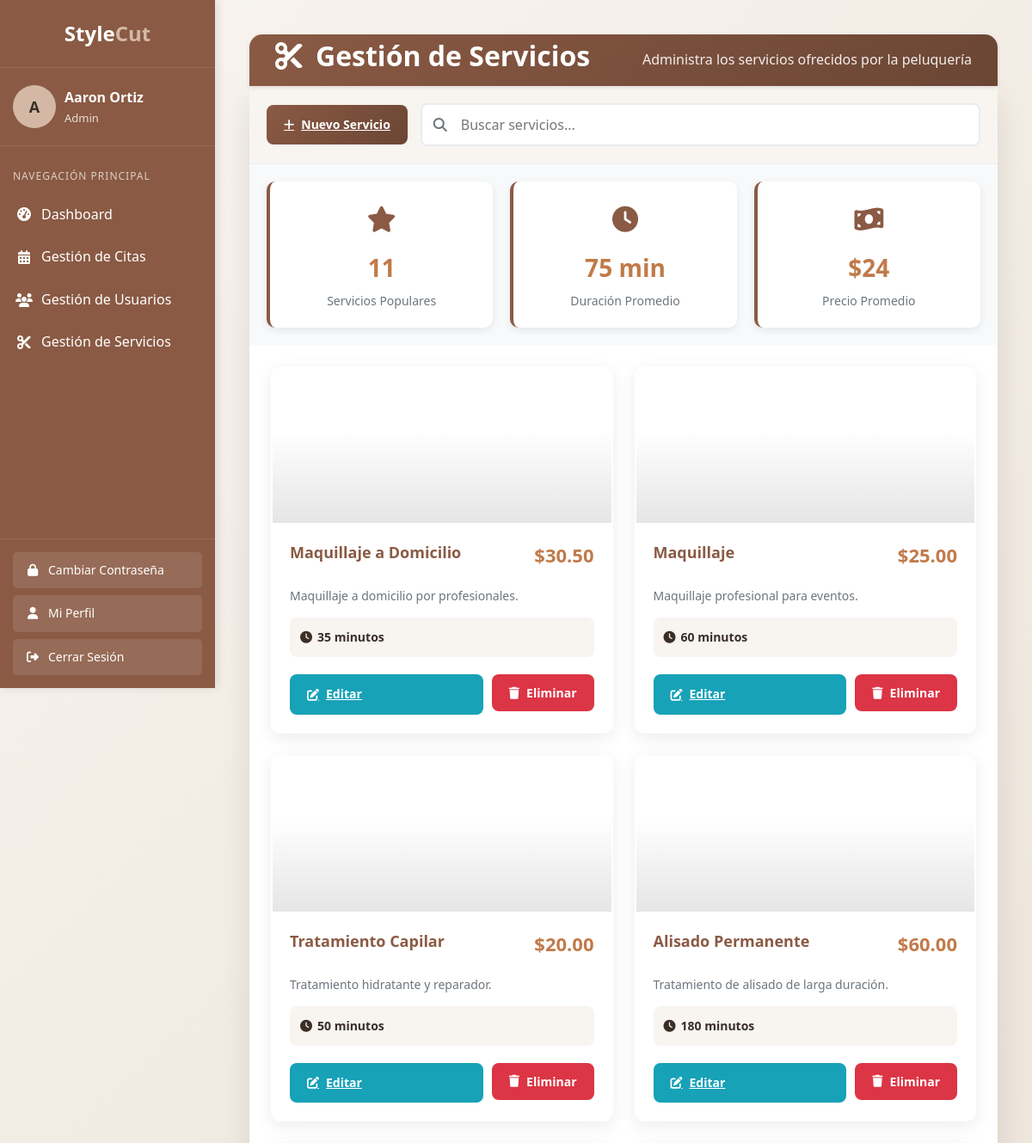
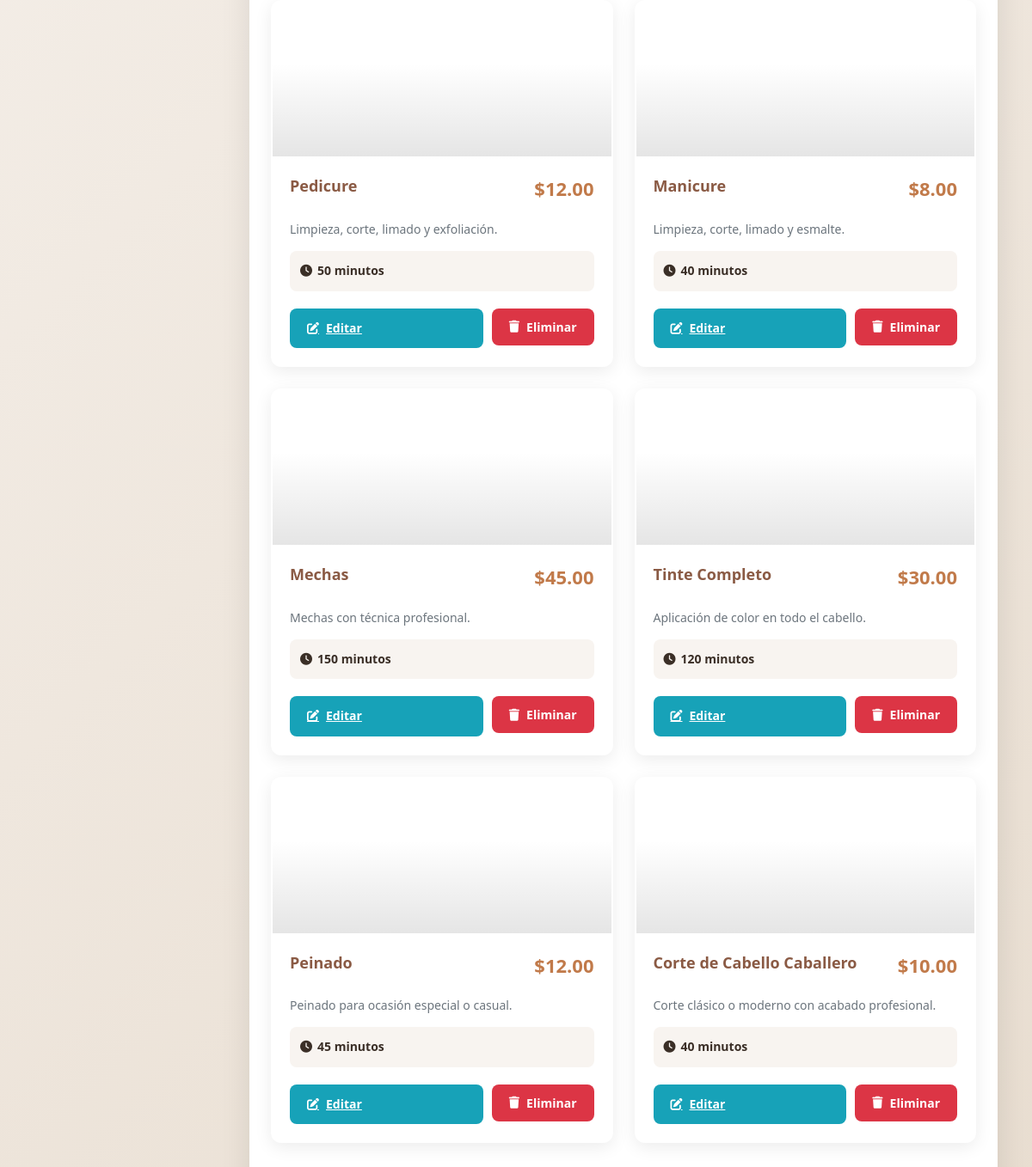
Screenshot of /admin/gestion_servicios.php (signed in) with the database file from the repository (2 pictures, top to bottom).
### tables this page shows
CREATE TABLE `servicios` (
  `id` int(11) NOT NULL,
  `nombre` varchar(100) NOT NULL,
  `descripcion` text DEFAULT NULL,
  `duracion` int(11) NOT NULL,
  `precio` decimal(10,2) NOT NULL
);

### admin/gestion_servicios.php (the view, shortened to what this page needs)
<?php
include __DIR__ . "/../templates/header.php";
include __DIR__ . "/../conexion/bd.php";
$sql = $conexion->prepare("SELECT id,nombre,descripcion,precio,duracion FROM servicios ORDER BY id DESC LIMIT 10");
$sql->execute();
$servicios = $sql->fetchAll(PDO::FETCH_OBJ);
$sql = $conexion->prepare("SELECT COUNT(*) as total FROM servicios");
$sql->execute();
$total_servicios = $sql->fetch(PDO::FETCH_OBJ);
$sql = $conexion->prepare("SELECT AVG(duracion) as duracion_promedio FROM servicios");
$sql->execute();
$duracion_promedio = $sql->fetch(PDO::FETCH_OBJ);
$sql = $conexion->prepare("SELECT AVG(precio) as precio_promedio FROM servicios");
$sql->execute();
$precio_promedio = $sql->fetch(PDO::FETCH_OBJ);
?>
<div class="container">
    <div class="header">
        <h1><i class="fas fa-scissors"></i> Gestión de Servicios</h1>
        <p>Administra los servicios ofrecidos por la peluquería</p>
    </div>
    <div class="services-card">
        <div class="services-actions">
            <a href="agregar_servicio.php" class="btn btn-primary">
                <i class="fas fa-plus"></i> Nuevo Servicio
            </a>
            <div class="search-box">
                <i class="fas fa-search search-icon"></i>
                <input type="text" class="search-input" placeholder="Buscar servicios...">
            </div>
        </div>
        <div class="services-stats">
            <div class="stat-card">
                <div class="stat-icon"><i class="fas fa-star"></i></div>
                <div class="stat-number"><?= htmlspecialchars($total_servicios->total) ?></div>
                <div class="stat-label">Servicios Populares</div>
            </div>
            <div class="stat-card">
                <div class="stat-icon"><i class="fas fa-clock"></i></div>
                <div class="stat-number"><?= htmlspecialchars(round($duracion_promedio->duracion_promedio)) ?> min</div>
                <div class="stat-label">Duración Promedio</div>
            </div>
            <div class="stat-card">
                <div class="stat-icon"><i class="fas fa-money-bill-wave"></i></div>
                <div class="stat-number">$<?= htmlspecialchars(number_format($precio_promedio->precio_promedio, 0, ',', '.')) ?></div>
                <div class="stat-label">Precio Promedio</div>
            </div>
        </div>
        <div class="services-grid">
            <?php if (empty($servicios)) { ?>
                <p style="text-align:center; color:#555;">No hay servicios disponibles por el momento.</p>
            <?php } else { ?>
                <?php foreach ($servicios as $item) { ?>
                    <div class="service-card">
                        <div class="service-image" style="background-image: url('https://images.unsplash.com/photo-1559599101-f09722fb4948?ixlib=rb-4.0.3&auto=format&fit=crop&w=600&q=80');"></div>
                        <div class="service-content">
                            <div class="service-header">
                                <div>
                                    <h3 class="service-title"><?php echo $item->nombre; ?></h3>
                                </div>
                                <div class="service-price">$<?php echo $item->precio; ?></div>
                            </div>
                            <p class="service-description">
                                <?php echo $item->descripcion; ?>.
                            </p>
                            <div class="service-details">
                                <div class="service-duration">
                                    <i class="fas fa-clock"></i> <?php echo $item->duracion; ?> minutos
                                </div>
                            </div>
                            <div class="service-actions">
                                <a href="editar_servicio.php?id_servicio=<?php echo $item->id; ?>" class="btn btn-edit">
                                    <i class="fas fa-edit"></i> Editar
                                </a>
                                <form action="../controladores/eliminar_servicio.php" method="POST">
                                    <button type="submit" class="btn btn-delete">
                                        <i class="fas fa-trash"></i> Eliminar
                                    </button>
                                </form>
                            </div>
                        </div>
                    </div>
                <?php } ?>
            <?php } ?>
        </div>
    </div>
</div>
<?php include __DIR__ . "/../templates/footer.php"; ?>

### templates/header.php (style rules this page uses)
:root { --primary: #8a5a44; --primary-dark: #6b4634; --secondary: #d4b8a5; --accent: #c17a4a; --dark: #3a2e26; --light: #f8f4f0; --text: #333333; --sidebar-width: 250px; --header-height: 60px; --box-border-radius: 8px; }
* { margin: 0; padding: 0; box-sizing: border-box; font-family: 'Source Sans Pro', 'Segoe UI', Tahoma, Geneva, Verdana, sans-serif; }
body { background-color: #f4f6f9; color: var(--text); line-height: 1.6; min-height: 100vh; display: flex; }
.header { background-color: white; height: var(--header-height); box-shadow: 0 2px 5px rgba(0, 0, 0, 0.1); display: flex; align-items: center; justify-content: space-between; padding: 0 20px; position: sticky; top: 0; z-index: 800; }
.btn { padding: 8px 16px; border-radius: 4px; font-weight: 600; cursor: pointer; transition: all 0.3s ease; border: none; font-size: 14px; }
.btn-primary { background-color: var(--primary); color: white; }
.services-grid { display: grid; grid-template-columns: repeat(auto-fit, minmax(280px, 1fr)); gap: 20px; margin-bottom: 30px; }
.service-card { background-color: white; border-radius: var(--box-border-radius); overflow: hidden; box-shadow: 0 2px 10px rgba(0, 0, 0, 0.05); transition: transform 0.3s ease, box-shadow 0.3s ease; }
.service-content { padding: 20px; }
.service-content h3 { color: var(--primary); margin-bottom: 10px; font-size: 18px; }
.service-content p { margin-bottom: 15px; font-size: 14px; color: #6c757d; }

### rows the page displays
servicios: nombre "Maquillaje a Domicilio", precio "30.50", descripcion "Maquillaje a domicilio por profesionales", duracion "35"
servicios: nombre "Maquillaje", precio "25.00", descripcion "Maquillaje profesional para eventos", duracion "60"
servicios: nombre "Tratamiento Capilar", precio "20.00", descripcion "Tratamiento hidratante y reparador", duracion "50"
servicios: nombre "Alisado Permanente", precio "60.00", descripcion "Tratamiento de alisado de larga duración", duracion "180"
servicios: nombre "Pedicure", precio "12.00", descripcion "Limpieza, corte, limado y exfoliación", duracion "50"
servicios: nombre "Manicure", precio "8.00", descripcion "Limpieza, corte, limado y esmalte", duracion "40"
servicios: nombre "Mechas", precio "45.00", descripcion "Mechas con técnica profesional", duracion "150"
servicios: nombre "Tinte Completo", precio "30.00", descripcion "Aplicación de color en todo el cabello", duracion "120"
servicios: nombre "Peinado", precio "12.00", descripcion "Peinado para ocasión especial o casual", duracion "45"
servicios: nombre "Corte de Cabello Caballero", precio "10.00", descripcion "Corte clásico o moderno con acabado profesional", duracion "40"

### other values shown
substr($_SESSION['nombre'], 0, 1) "A"
$_SESSION['nombre'] "Aaron Ortiz"
$_SESSION['rol'] "Admin"
$total_servicios->total "11"
$duracion_promedio->duracion_promedio "75"
$precio_promedio->precio_promedio "24"
